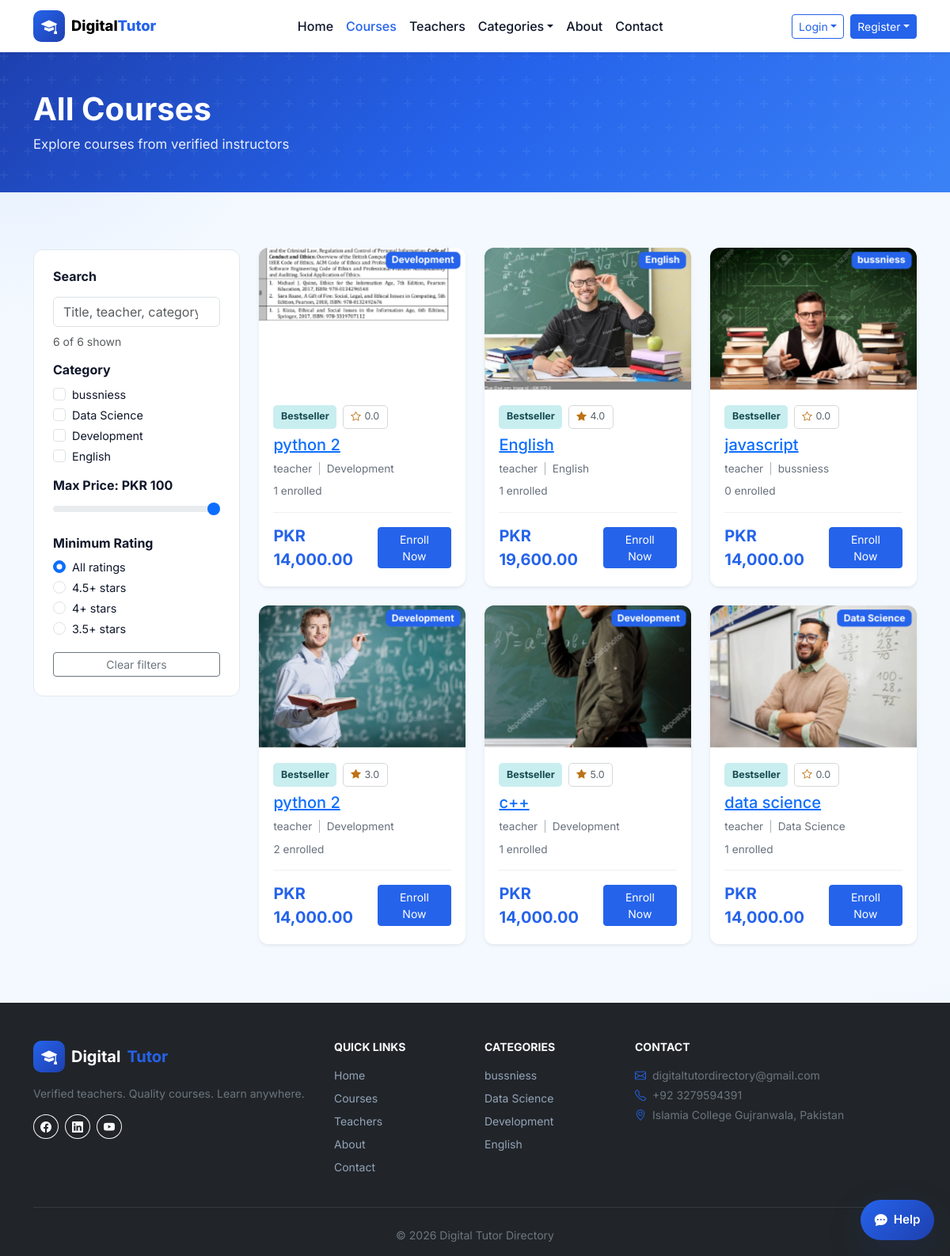
Page /pages/courses.php on the committed database.
### tables this page shows
CREATE TABLE categories (
  id INT UNSIGNED AUTO_INCREMENT PRIMARY KEY,
  name VARCHAR(80) NOT NULL UNIQUE,
  slug VARCHAR(80) NOT NULL UNIQUE
);

CREATE TABLE courses (
  id INT UNSIGNED AUTO_INCREMENT PRIMARY KEY,
  teacher_id INT UNSIGNED NOT NULL,
  category_id INT UNSIGNED NOT NULL,
  title VARCHAR(200) NOT NULL,
  slug VARCHAR(220) NOT NULL,
  description TEXT NOT NULL,
  price DECIMAL(12,6) NOT NULL DEFAULT 0.000000,
  thumb VARCHAR(255) DEFAULT 'assets/images/avatars/placeholder.svg',
  status ENUM('draft','pending','published','rejected') NOT NULL DEFAULT 'pending',
  rating DECIMAL(3,2) NOT NULL DEFAULT 0,
  created_at TIMESTAMP DEFAULT CURRENT_TIMESTAMP,
  updated_at TIMESTAMP DEFAULT CURRENT_TIMESTAMP ON UPDATE CURRENT_TIMESTAMP,
  FOREIGN KEY (teacher_id) REFERENCES users(id) ON DELETE CASCADE,
  FOREIGN KEY (category_id) REFERENCES categories(id),
  INDEX idx_courses_status (status),
  INDEX idx_courses_teacher (teacher_id)
);

CREATE TABLE users (
  id INT UNSIGNED AUTO_INCREMENT PRIMARY KEY,
  name VARCHAR(120) NOT NULL,
  email VARCHAR(190) NOT NULL UNIQUE,
  phone VARCHAR(30) DEFAULT NULL,
  password_hash VARCHAR(255) NOT NULL,
  role ENUM('student','teacher','admin') NOT NULL DEFAULT 'student',
  status ENUM('active','inactive','pending','pending_verification') NOT NULL DEFAULT 'active',
  email_verified_at TIMESTAMP NULL DEFAULT NULL,
  remember_token_hash VARCHAR(255) DEFAULT NULL,
  remember_token_expires DATETIME DEFAULT NULL,
  bio TEXT DEFAULT NULL,
  avatar VARCHAR(255) DEFAULT NULL,
  created_at TIMESTAMP DEFAULT CURRENT_TIMESTAMP,
  updated_at TIMESTAMP DEFAULT CURRENT_TIMESTAMP ON UPDATE CURRENT_TIMESTAMP,
  INDEX idx_users_role (role),
  INDEX idx_users_status (status)
);

### components/database.php (called while the page is built, shortened)
<?php
function db_config(): array
{
    static $config;
    if ($config === null) {
        $config = require __DIR__ . '/db-config.php';
    }
    return $config;
}
function db(): PDO
{
    static $pdo;
    if ($pdo instanceof PDO) {
        return $pdo;
    }
    $c = db_config();
    $dsn = sprintf('mysql:host=%s;port=%s;dbname=%s;charset=%s', $c['host'], $c['port'], $c['name'], $c['charset']);
    $pdo = new PDO($dsn, $c['user'], $c['pass'], [
        PDO::ATTR_ERRMODE => PDO::ERRMODE_EXCEPTION,
        PDO::ATTR_DEFAULT_FETCH_MODE => PDO::FETCH_ASSOC,
        PDO::ATTR_EMULATE_PREPARES => false,
    ]);
    return $pdo;
}
function db_available(): bool
{
    static $available;
    if ($available !== null) {
        return $available;
    }
    try {
        db()->query('SELECT 1 FROM users LIMIT 1');
        $available = true;
    } catch (Throwable) {
        $available = false;
    }
    return $available;
}

### includes/data.php (called while the page is built, shortened)
<?php
require_once __DIR__ . '/../components/database.php';
function map_course_row(array $row): array
{
    $reviewCount = (int) ($row['course_review_count'] ?? 0);
    return [
        'id' => (int) $row['id'],
        'title' => $row['title'],
        'teacher' => $row['teacher_name'] ?? '',
        'teacher_id' => (int) ($row['teacher_id'] ?? 0),
        'teacher_photo' => $row['teacher_photo'] ?? '',
        'teacher_qualification' => $row['teacher_qualification'] ?? '',
        'teacher_subject' => $row['teacher_subject'] ?? '',
        'teacher_rating' => (float) ($row['teacher_rating'] ?? 0),
        'price' => (float) $row['price'],
        'rating' => $reviewCount > 0 ? (float) ($row['course_review_rating'] ?? 0) : 0.0,
        'review_count' => $reviewCount,
        'category' => $row['category_name'] ?? '',
        'category_id' => (int) ($row['category_id'] ?? 0),
        'thumb' => $row['thumb'] ?: 'assets/images/avatars/placeholder.svg',
        'students' => (int) ($row['student_count'] ?? 0),
        'desc' => $row['description'] ?? '',
        'status' => $row['status'] ?? 'published',
        'submitted' => isset($row['created_at']) ? date('Y-m-d', strtotime($row['created_at'])) : '',
        'enrollments' => (int) ($row['student_count'] ?? 0),
    ];
}
function courses_base_sql(string $where = '1=1'): string
{
    return "SELECT c.*, u.name AS teacher_name, u.avatar AS teacher_photo,
            tp.qualification AS teacher_qualification, tp.subject AS teacher_subject,
            tp.rating AS teacher_rating, cat.name AS category_name,
            (SELECT COUNT(*) FROM course_reviews cr WHERE cr.course_id = c.id) AS course_review_count,
            (SELECT AVG(cr.course_rating) FROM course_reviews cr WHERE cr.course_id = c.id) AS course_review_rating,
            (SELECT COUNT(*) FROM enrollments e WHERE e.course_id = c.id) AS student_count
            FROM courses c
            JOIN users u ON u.id = c.teacher_id
            LEFT JOIN teacher_profiles tp ON tp.user_id = u.id
            JOIN categories cat ON cat.id = c.category_id
            WHERE $where";
}
function getCourses(bool $publishedOnly = true): array
{
    if (!db_available()) {
        return fallbackCourses();
    }
    $where = $publishedOnly ? "c.status = 'published'" : '1=1';
    $stmt = db()->query(courses_base_sql($where) . ' ORDER BY c.created_at DESC');
    return array_map('map_course_row', $stmt->fetchAll());
}
function getCategoriesWithCourses(): array
{
    $stmt = db()->query("
        SELECT DISTINCT cat.id, cat.name, cat.slug
        FROM categories cat
        INNER JOIN courses c ON c.category_id = cat.id
        WHERE c.status = 'published'
        ORDER BY cat.name
    ");
    $categories = $stmt->fetchAll();
    return $categories;
}

### components/config.php (called while the page is built, shortened)
<?php
require_once __DIR__ . '/database.php';
require_once __DIR__ . '/payment-config.php';
require_once __DIR__ . '/../includes/data.php';
function url(string $path = ''): string
{
    return rtrim(BASE_URL, '/') . '/' . ltrim($path, '/');
}
function media_url(?string $path, string $fallback = 'assets/images/avatars/placeholder.svg'): string
{
    $path = trim((string) $path);
    $fallback = trim($fallback);
    $projectRoot = dirname(__DIR__) . DIRECTORY_SEPARATOR;
    $resolveExistingPath = function (string $candidate) use ($projectRoot): ?string {
        if ($candidate === '') {
            return null;
        }
        if (preg_match('#^https?://#i', $candidate)) {
            return $candidate;
        }
        if (str_starts_with($candidate, BASE_URL . '/')) {
            return $candidate;
        }
        if (str_starts_with($candidate, '/')) {
            $candidate = ltrim($candidate, '/');
        }
        $relativePath = ltrim($candidate, '/');
        $fullPath = $projectRoot . str_replace('/', DIRECTORY_SEPARATOR, $relativePath);
        if ($relativePath !== '' && file_exists($fullPath)) {
            return url($relativePath);
        }
        return null;
    };
    if ($path !== '') {
        $resolvedPath = $resolveExistingPath($path);
        if ($resolvedPath !== null) {
            return $resolvedPath;
        }
    }
    return url($fallback !== '' ? $fallback : 'assets/images/avatars/placeholder.svg');
}

### components/payment-config.php (called while the page is built, shortened)
<?php
function format_course_price(float $amount, int $decimals = 2): string
{
    return 'PKR ' . number_format(round($amount * PAYMENT_USD_TO_PKR_RATE), $decimals);
}

### components/course-card.php (the view, shortened to what this page needs)
<?php $reviewCount = (int) ($course['review_count'] ?? 0); ?>
<?php $displayRating = $reviewCount > 0 ? (float) $course['rating'] : 0.0; ?>
<article class="course-card card h-100 border-0 shadow-sm"
  data-category="<?= htmlspecialchars($course['category']) ?>"
  data-price="<?= (float)$course['price'] ?>"
  data-rating="<?= $displayRating ?>"
  data-teacher="<?= htmlspecialchars($course['teacher']) ?>"
  data-search="<?= htmlspecialchars(strtolower($course['title'] . ' ' . $course['teacher'] . ' ' . $course['category'] . ' ' . ($course['desc'] ?? ''))) ?>">
  <div class="course-card__thumb position-relative overflow-hidden">
    <img src="<?= media_url($course['thumb'], 'assets/images/avatars/placeholder.svg') ?>" class="card-img-top" alt="<?= htmlspecialchars($course['title']) ?>" onerror="this.onerror=null;this.src='<?= media_url('assets/images/avatars/placeholder.svg') ?>'">
    <span class="badge bg-primary position-absolute top-0 end-0 m-2"><?= htmlspecialchars($course['category']) ?></span>
  </div>
  <div class="card-body d-flex flex-column">
    <div class="course-card__meta mb-2">
      <span class="course-card__badge">Bestseller</span>
      <span class="course-card__rating"><i class="bi bi-star<?= $reviewCount > 0 ? '-fill' : '' ?>"></i> <?= number_format($displayRating, 1) ?></span>
    </div>
    <h3 class="h5 card-title mb-2"><a href="<?= url('pages/course-detail.php?id=' . (int)$course['id']) ?>"><?= htmlspecialchars($course['title']) ?></a></h3>
    <p class="course-card__instructor mb-2"><?= htmlspecialchars($course['teacher']) ?><?php if ($course['category'] !== ''): ?> <span aria-hidden="true">|</span> <?= htmlspecialchars($course['category']) ?><?php endif; ?></p>
    <p class="course-card__students mb-3"><?= number_format((int) $course['students']) ?> enrolled</p>
    <div class="mt-auto course-card__footer">
      <strong class="text-primary fs-5"><?= format_course_price((float) $course['price']) ?></strong>
      <a href="<?= url('pages/course-detail.php?id=' . (int)$course['id']) ?>" class="btn btn-primary btn-sm px-3">Enroll Now</a>
    </div>
  </div>
</article>

### pages/courses.php (shortened to what this page needs)
<?php
require_once __DIR__ . '/../components/config.php';
$courses = getCourses(true);
$initialSearch = trim($_GET['q'] ?? '');
$initialCategory = trim($_GET['category'] ?? '');
require_once __DIR__ . '/../components/head.php';
require_once __DIR__ . '/../components/navbar.php';
?>
<?php
require __DIR__ . '/../components/page-hero.php';
?>
<main class="section"><div class="container">
  <div class="row g-4">
    <aside class="col-lg-3">
      <div class="filter-panel">
        <h6 class="fw-bold mb-3">Search</h6>
        <input type="search" id="courseSearch" class="form-control mb-2" placeholder="Title, teacher, category..." value="<?= htmlspecialchars($initialSearch) ?>">
        <p class="small text-muted mb-3" id="courseFilterCount"></p>
        <h6 class="fw-bold mb-2">Category</h6>
        <?php foreach (getCategoriesWithCourses() as $cat):
          $catName = is_array($cat) ? $cat['name'] : $cat;
          $catId = str_replace(' ', '', $catName);
        ?>
        <div class="form-check">
          <input class="form-check-input filter-category" type="checkbox" value="<?= htmlspecialchars($catName) ?>" id="c<?= htmlspecialchars($catId) ?>" <?= $initialCategory === $catName ? 'checked' : '' ?>>
          <label class="form-check-label" for="c<?= htmlspecialchars($catId) ?>"><?= htmlspecialchars($catName) ?></label>
        </div>
        <?php endforeach; ?>
        <h6 class="fw-bold mt-3 mb-2">Max Price: <span id="priceLabel">PKR 100</span></h6>
        <input type="range" class="form-range" id="priceMax" min="10" max="100" value="100" step="1">
        <h6 class="fw-bold mt-3 mb-2">Minimum Rating</h6>
        <div class="form-check">
          <input class="form-check-input filter-rating" type="radio" name="rating" value="0" id="r0" checked>
          <label class="form-check-label" for="r0">All ratings</label>
        </div>
        <?php foreach ([4.5, 4.0, 3.5] as $r): ?>
        <div class="form-check">
          <input class="form-check-input filter-rating" type="radio" name="rating" value="<?= $r ?>" id="r<?= str_replace('.', '', (string) $r) ?>">
          <label class="form-check-label" for="r<?= str_replace('.', '', (string) $r) ?>"><?= $r ?>+ stars</label>
        </div>
        <?php endforeach; ?>
        <button type="button" class="btn btn-sm btn-outline-secondary w-100 mt-3" id="clearCourseFilters">Clear filters</button>
      </div>
    </aside>
    <div class="col-lg-9">
      <div class="row g-4" id="courseGrid">
        <?php foreach ($courses as $course): ?>
        <div class="col-md-6 col-xl-4" data-filter-col><?php require __DIR__ . '/../components/course-card.php'; ?></div>
        <?php endforeach; ?>
      </div>
    </div>
  </div>
</div></main>
<?php
require_once __DIR__ . '/../components/footer.php';
require_once __DIR__ . '/../components/modals.php';
require_once __DIR__ . '/../components/public-footer-scripts.php';

### components/footer.php
<footer class="site-footer bg-dark text-light pt-5 pb-3 mt-auto">
  <div class="container">
    <div class="row g-4">
      <div class="col-lg-4">
        <div class="d-flex align-items-center gap-2 mb-3 text-white fw-bold fs-5">
          <span class="brand-icon"><i class="bi bi-mortarboard-fill"></i></span> Digital<span class="text-primary">Tutor</span>
        </div>
        <p class="text-secondary small">Verified teachers. Quality courses. Learn anywhere.</p>
        <div class="d-flex gap-2">
          <a href="#" class="btn btn-outline-light btn-sm rounded-circle"><i class="bi bi-facebook"></i></a>
          <a href="#" class="btn btn-outline-light btn-sm rounded-circle"><i class="bi bi-linkedin"></i></a>
          <a href="#" class="btn btn-outline-light btn-sm rounded-circle"><i class="bi bi-youtube"></i></a>
        </div>
      </div>
      <div class="col-6 col-lg-2">
        <h6 class="fw-bold small text-uppercase mb-3">Quick Links</h6>
        <ul class="list-unstyled small">
          <li class="mb-2"><a class="footer-link" href="<?= url('pages/home.php') ?>">Home</a></li>
          <li class="mb-2"><a class="footer-link" href="<?= url('pages/courses.php') ?>">Courses                     </a></li>
          <li class="mb-2"><a class="footer-link" href="<?= url('pages/teachers.php') ?>">Teachers</a></li>
          <li class="mb-2"><a class="footer-link" href="<?= url('pages/about.php') ?>">About</a></li>
          <li class="mb-2"><a class="footer-link" href="<?= url('pages/contact.php') ?>">Contact</a></li>
        </ul>
      </div>
      <div class="col-6 col-lg-2">
        <h6 class="fw-bold small text-uppercase mb-3">Categories</h6>
        <ul class="list-unstyled small">
          <?php foreach (getCategoriesWithCourses() as $cat):
            $catName = is_array($cat) ? $cat['name'] : $cat;
          ?>
          <li class="mb-2"><a class="footer-link" href="<?= url('pages/courses.php?category='.urlencode($catName)) ?>"><?= htmlspecialchars($catName) ?></a></li>
          <?php endforeach; ?>
        </ul>
      </div>
      <div class="col-lg-4">
        <h6 class="fw-bold small text-uppercase mb-3">Contact</h6>
        <p class="small text-secondary mb-1"><i class="bi bi-envelope me-2 text-primary"></i>digitaltutordirectory@gmail.com</p>
        <p class="small text-secondary mb-1"><i class="bi bi-telephone me-2 text-primary"></i>+92 3279594391</p>
        <p class="small text-secondary"><i class="bi bi-geo-alt me-2 text-primary"></i>Islamia College Gujranwala, Pakistan</p>
      </div>
    </div>
    <hr class="border-secondary my-4">
    <p class="small text-secondary text-center mb-0">&copy; <?= date('Y') ?> <?= SITE_NAME ?></p>
  </div>
</footer>

### rows in the picture
categories: name "bussniess"
categories: name "Data Science"
categories: name "Development"
categories: name "English"
courses: thumb (picture), category.name "Development", displayRating "0.0", title "python 2", teacher.name "teacher", students "1", price "PKR 14,000.00"
courses: thumb (picture), category.name "English", displayRating "4.0", title "English", teacher.name "teacher", students "1", price "PKR 19,600.00"
courses: thumb (picture), category.name "bussniess", displayRating "0.0", title "javascript", teacher.name "teacher", students "0", price "PKR 14,000.00"
courses: thumb (picture), category.name "Development", displayRating "3.0", title "python 2", teacher.name "teacher", students "2", price "PKR 14,000.00"
courses: thumb (picture), category.name "Development", displayRating "5.0", title "c++", teacher.name "teacher", students "1", price "PKR 14,000.00"
courses: thumb (picture), category.name "Data Science", displayRating "0.0", title "data science", teacher.name "teacher", students "1", price "PKR 14,000.00"

### other values in the picture
$pageHeading "All Courses"
$pageSubheading "Explore courses from verified instructors"
$r "4.5"
$r "4"
$r "3.5"
SITE_NAME "Digital Tutor Directory"
